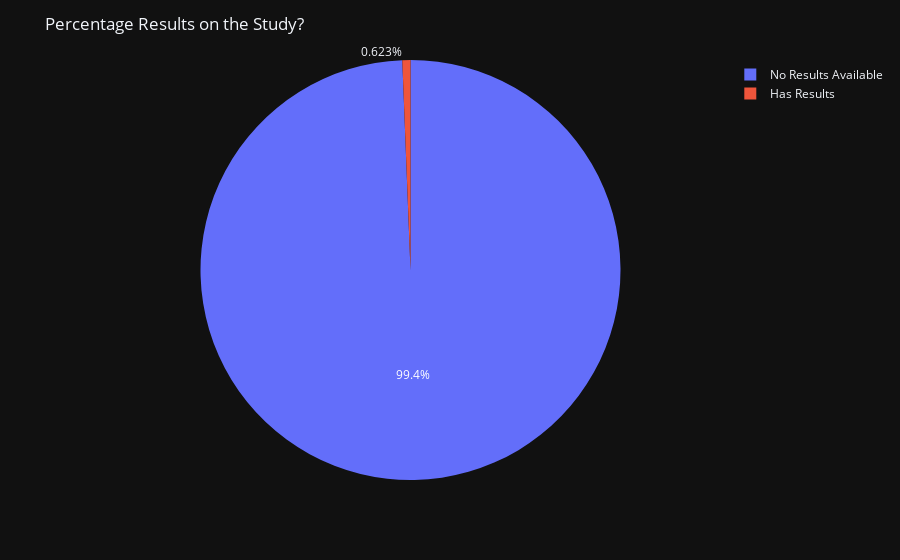

Notebook source saved alongside this figure:
### Markdown cell above
### Visualization

Guide questions to get some insights on the dataset<br>
1. How many phases are there in the study?<br>
2. What are the status of the study
3. What are the age of the participants in the study
4. What are the location the study is conducted

### Code cell
import plotly.express as px
fig = px.pie(covidDF,'Study Results')
fig.update_layout(title='Percentage Results on the Study?', template="plotly_dark")
fig.show()

### Figure 1 — Plotly figure (JSON) as saved in the notebook; plotly's stock layout.template omitted (floating-point values rounded to 4 significant figures; data arrays with more than 128 entries replaced by an {"elided": "..."} marker saying what was removed)
{"data": [{"domain": {"x": [0, 1], "y": [0, 1]}, "hovertemplate": "Study Results=%{label}<extra></extra>", "labels": {"elided": "5783 str values"}, "legendgroup": "", "name": "", "showlegend": true, "type": "pie"}], "layout": {"legend": {"tracegroupgap": 0}, "margin": {"t": 60}, "title": {"text": "Percentage Results on the Study?"}}}
